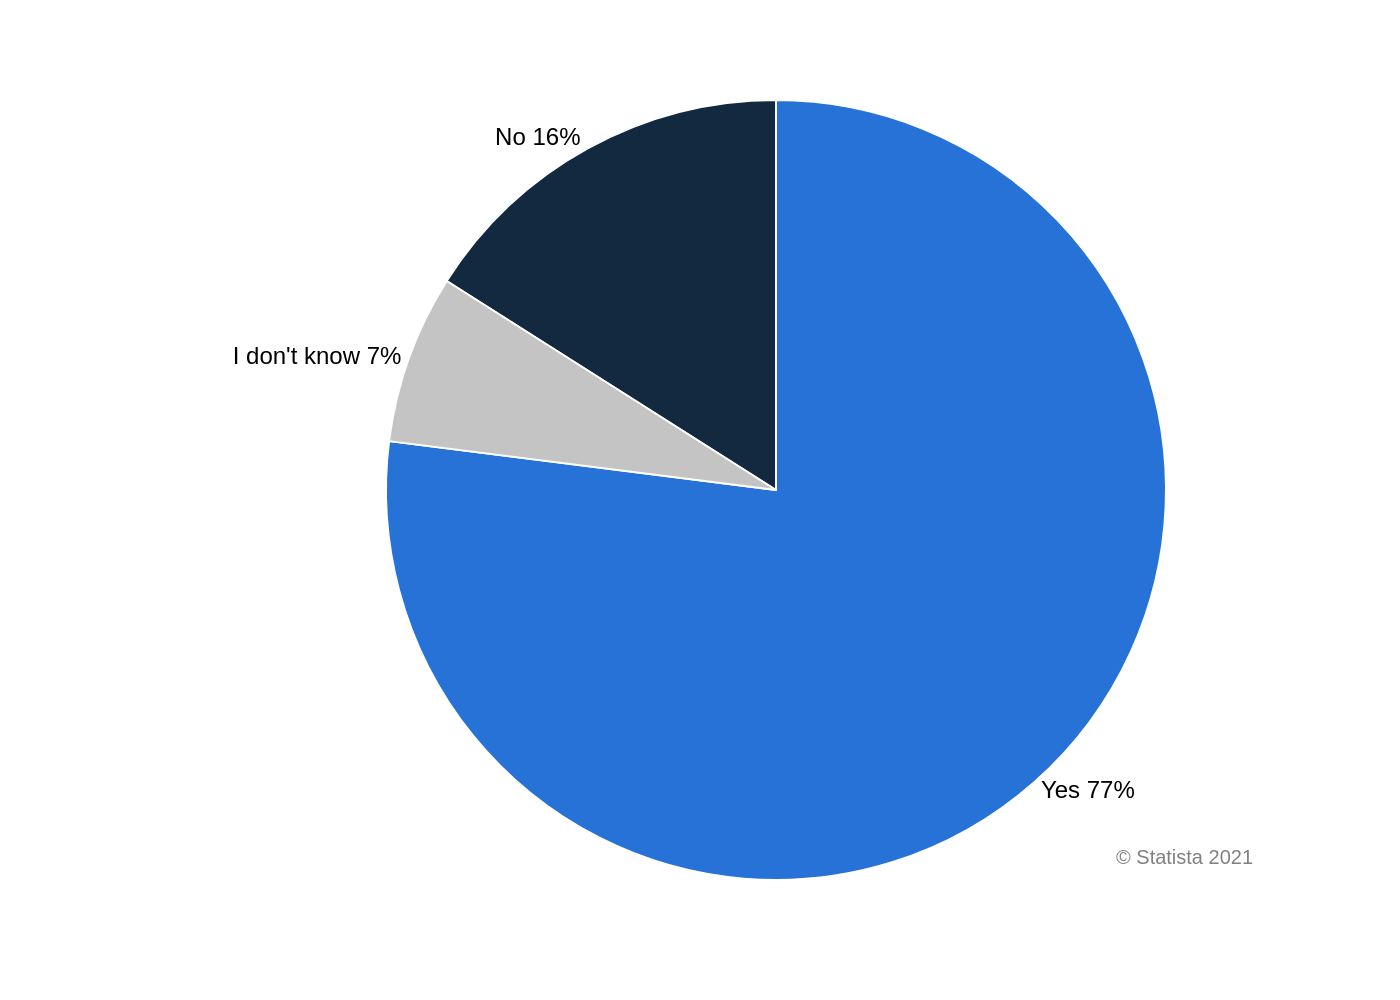

Recreate this plot in Python.
import sys
import json
import plotly.graph_objects as go
from pathlib import Path

# Check if the JSON file path is provided as a command-line argument
if len(sys.argv) != 2:
    print("Usage: python generate_chart.py <json_file_path>")
    sys.exit(1)

json_path = sys.argv[1]

# Read the chart data from the JSON file
try:
    with open(json_path, 'r', encoding='utf-8') as f:
        chart_info = json.load(f)
except FileNotFoundError:
    print(f"Error: The file '{json_path}' was not found.")
    sys.exit(1)
except json.JSONDecodeError:
    print(f"Error: Could not decode JSON from the file '{json_path}'.")
    sys.exit(1)

# Extract data for the chart
chart_data = chart_info.get('chart_data', [])
texts = chart_info.get('texts', {})
colors = chart_info.get('colors', [])

labels = [d['category'] for d in chart_data]
values = [d['value'] for d in chart_data]

# Create the pie chart trace
pie_trace = go.Pie(
    labels=labels,
    values=values,
    marker=dict(colors=colors, line=dict(color='white', width=1)),
    texttemplate='%{label} %{value}%',
    textposition='outside',
    sort=False,  # This is crucial to preserve the original order
    hoverinfo='label+percent',
    direction='counterclockwise'
)

# Create the figure
fig = go.Figure(data=[pie_trace])

# Update the layout for a clean and accurate appearance
fig.update_layout(
    font=dict(family="Arial", size=12, color="black"),
    showlegend=False,
    paper_bgcolor='white',
    plot_bgcolor='white',
    margin=dict(l=40, r=40, t=50, b=60),
    autosize=False,
    width=700,
    height=500
)

# Add source annotation if it exists
source_text = texts.get('source')
if source_text:
    fig.add_annotation(
        text=source_text,
        align='left',
        showarrow=False,
        xref='paper',
        yref='paper',
        x=0.99,
        y=0.01,
        xanchor='right',
        yanchor='bottom',
        font=dict(size=10, color="#808080")
    )


# Determine the output filename from the input JSON path
output_filename = f"{Path(json_path).stem}.png"

# Save the figure as a high-resolution PNG image
fig.write_image(output_filename, scale=2)

print(f"Chart saved to {output_filename}")
